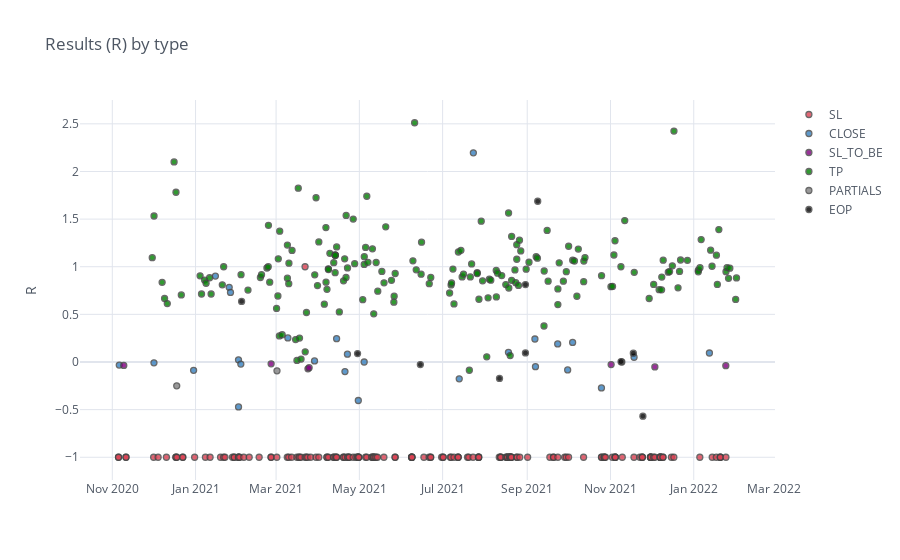

This figure's notebook cell:
### Code cell
results.iplot(kind='scatter', mode='markers', x='close', title='Results (R) by type', yTitle='R',
              y='result', categories='type', size=6, colors='red blue purple green grey black'.split(' '))

### Figure 1 — Plotly figure (JSON) as saved in the notebook; plotly's stock layout.template omitted (floating-point values rounded to 4 significant figures; data arrays with more than 128 entries replaced by an {"elided": "..."} marker saying what was removed)
{"data": [{"marker": {"color": "rgba(219, 64, 82, 1.0)", "line": {"width": 1.3}, "opacity": 0.8, "size": 6, "symbol": "circle"}, "mode": "markers", "name": "SL", "textfont": {"color": "#4D5663"}, "type": "scatter", "x": {"elided": "174 str values"}, "y": {"elided": "174 int values"}}, {"marker": {"color": "rgba(55, 128, 191, 1.0)", "line": {"width": 1.3}, "opacity": 0.8, "size": 6, "symbol": "circle"}, "mode": "markers", "name": "CLOSE", "textfont": {"color": "#4D5663"}, "type": "scatter", "x": ["2020-11-06T02:31:00.000000000", "2020-12-01T12:38:00.000000000", "2020-12-30T13:32:00.000000000", "2021-01-15T12:50:00.000000000", "2021-01-25T15:29:00.000000000", "2021-01-26T14:15:00.000000000", "2021-02-01T10:50:00.000000000", "2021-02-01T11:34:00.000000000", "2021-02-03T03:58:00.000000000", "2021-03-09T15:09:00.000000000", "2021-03-29T03:50:00.000000000", "2021-04-14T08:03:00.000000000", "2021-04-20T10:54:00.000000000", "2021-04-22T06:22:00.000000000", "2021-04-30T05:33:00.000000000", "2021-05-04T12:55:00.000000000", "2021-07-13T04:10:00.000000000", "2021-07-23T12:38:00.000000000", "2021-08-18T05:33:00.000000000", "2021-09-06T15:04:00.000000000", "2021-09-07T00:48:00.000000000", "2021-09-23T07:22:00.000000000", "2021-09-30T14:57:00.000000000", "2021-10-04T06:00:00.000000000", "2021-10-25T08:53:00.000000000", "2021-11-18T06:11:00.000000000", "2022-01-12T11:10:00.000000000"], "y": [-0.03279, -0.008772, -0.08738, 0.902, 0.784, 0.7308, 0.02235, -0.4715, -0.02198, 0.2527, 0.0113, 0.2449, -0.1011, 0.08247, -0.4044, 0, -0.1771, 2.195, 0.101, 0.2414, -0.04898, 0.1894, -0.08333, 0.2051, -0.2724, 0.05, 0.09444]}, {"marker": {"color": "rgba(128, 0, 128, 1.0)", "line": {"width": 1.3}, "opacity": 0.8, "size": 6, "symbol": "circle"}, "mode": "markers", "name": "SL_TO_BE", "textfont": {"color": "#4D5663"}, "type": "scatter", "x": ["2020-11-09T09:57:00.000000000", "2021-02-25T08:36:00.000000000", "2021-03-24T08:20:00.000000000", "2021-03-25T04:48:00.000000000", "2021-11-01T10:59:00.000000000", "2021-12-03T12:01:00.000000000", "2022-01-24T11:26:00.000000000"], "y": [-0.03629, -0.01905, -0.07143, -0.06, -0.02715, -0.05213, -0.03846]}, {"marker": {"color": "rgba(0, 128, 0, 1.0)", "line": {"width": 1.3}, "opacity": 0.8, "size": 6, "symbol": "circle"}, "mode": "markers", "name": "TP", "textfont": {"color": "#4D5663"}, "type": "scatter", "x": {"elided": "187 str values"}, "y": {"elided": "187 float values"}}, {"marker": {"color": "rgba(128, 128, 128, 1.0)", "line": {"width": 1.3}, "opacity": 0.8, "size": 6, "symbol": "circle"}, "mode": "markers", "name": "PARTIALS", "textfont": {"color": "#4D5663"}, "type": "scatter", "x": ["2020-12-18T05:01:00.000000000", "2021-03-01T15:48:00.000000000", "2021-11-09T07:14:00.000000000"], "y": [-0.25, -0.09286, 0]}, {"marker": {"color": "rgba(0, 0, 0, 1.0)", "line": {"width": 1.3}, "opacity": 0.8, "size": 6, "symbol": "circle"}, "mode": "markers", "name": "EOP", "textfont": {"color": "#4D5663"}, "type": "scatter", "x": ["2021-02-03T17:29:00.000000000", "2021-04-29T16:29:00.000000000", "2021-06-14T16:29:00.000000000", "2021-08-11T16:29:00.000000000", "2021-08-30T16:29:00.000000000", "2021-08-30T16:29:00.000000000", "2021-09-08T16:29:00.000000000", "2021-11-08T17:29:00.000000000", "2021-11-17T17:29:00.000000000", "2021-11-24T17:29:00.000000000"], "y": [0.6358, 0.08835, -0.02679, -0.1728, 0.09548, 0.8122, 1.687, 0.003497, 0.09249, -0.5684]}], "layout": {"legend": {"bgcolor": "#FFFFFF", "font": {"color": "#4D5663"}}, "paper_bgcolor": "#FFFFFF", "plot_bgcolor": "#FFFFFF", "title": {"font": {"color": "#4D5663"}, "text": "Results (R) by type"}, "xaxis": {"gridcolor": "#E1E5ED", "showgrid": true, "tickfont": {"color": "#4D5663"}, "title": {"font": {"color": "#4D5663"}, "text": ""}, "zerolinecolor": "#E1E5ED"}, "yaxis": {"gridcolor": "#E1E5ED", "showgrid": true, "tickfont": {"color": "#4D5663"}, "title": {"font": {"color": "#4D5663"}, "text": "R"}, "zerolinecolor": "#E1E5ED"}}}
